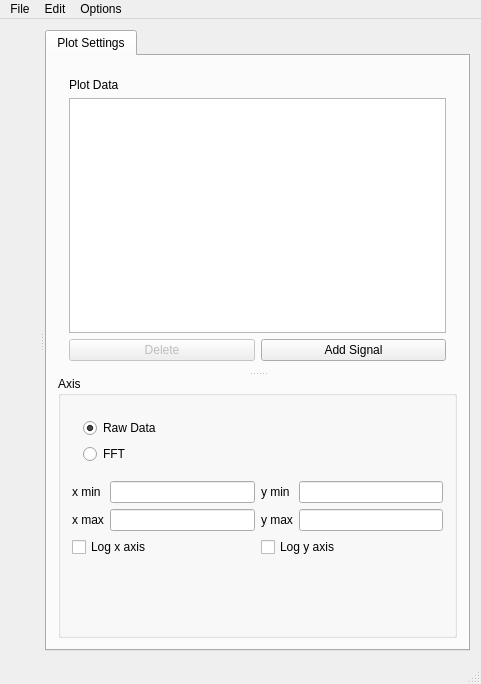
<?xml version="1.0" encoding="UTF-8"?>
<ui version="4.0">
 <class>MainWindow</class>
 <widget class="QMainWindow" name="MainWindow">
  <property name="geometry">
   <rect>
    <x>0</x>
    <y>0</y>
    <width>481</width>
    <height>684</height>
   </rect>
  </property>
  <property name="windowTitle">
   <string>NoiseSpec</string>
  </property>
  <property name="documentMode">
   <bool>false</bool>
  </property>
  <property name="tabShape">
   <enum>QTabWidget::Rounded</enum>
  </property>
  <property name="unifiedTitleAndToolBarOnMac">
   <bool>false</bool>
  </property>
  <widget class="QWidget" name="centralWidget">
   <layout class="QHBoxLayout" name="horizontalLayout">
    <item>
     <widget class="QSplitter" name="MainWindowSplitter">
      <property name="orientation">
       <enum>Qt::Horizontal</enum>
      </property>
      <property name="handleWidth">
       <number>7</number>
      </property>
      <property name="childrenCollapsible">
       <bool>true</bool>
      </property>
      <widget class="QWidget" name="horizontalLayoutWidget">
       <layout class="QHBoxLayout" name="ChartLayout"/>
      </widget>
      <widget class="QTabWidget" name="SettingsTabWidget">
       <property name="minimumSize">
        <size>
         <width>400</width>
         <height>0</height>
        </size>
       </property>
       <property name="baseSize">
        <size>
         <width>400</width>
         <height>0</height>
        </size>
       </property>
       <property name="tabShape">
        <enum>QTabWidget::Rounded</enum>
       </property>
       <property name="currentIndex">
        <number>0</number>
       </property>
       <widget class="QWidget" name="PlotSettingsTab">
        <attribute name="title">
         <string>Plot Settings</string>
        </attribute>
        <layout class="QVBoxLayout" name="verticalLayout_4">
         <item>
          <widget class="QSplitter" name="PlotSettingsSplitter">
           <property name="orientation">
            <enum>Qt::Vertical</enum>
           </property>
           <widget class="QWidget" name="layoutWidget">
            <layout class="QVBoxLayout" name="PlotDataLayout">
             <item>
              <widget class="QLabel" name="PlotDayaLabel">
               <property name="text">
                <string>Plot Data</string>
               </property>
              </widget>
             </item>
             <item>
              <widget class="QTableView" name="DPATable">
               <property name="autoFillBackground">
                <bool>false</bool>
               </property>
               <property name="editTriggers">
                <set>QAbstractItemView::NoEditTriggers</set>
               </property>
               <property name="alternatingRowColors">
                <bool>true</bool>
               </property>
               <property name="selectionMode">
                <enum>QAbstractItemView::SingleSelection</enum>
               </property>
               <property name="selectionBehavior">
                <enum>QAbstractItemView::SelectRows</enum>
               </property>
               <property name="showGrid">
                <bool>true</bool>
               </property>
               <attribute name="horizontalHeaderVisible">
                <bool>true</bool>
               </attribute>
               <attribute name="horizontalHeaderHighlightSections">
                <bool>false</bool>
               </attribute>
               <attribute name="verticalHeaderVisible">
                <bool>false</bool>
               </attribute>
               <attribute name="verticalHeaderHighlightSections">
                <bool>false</bool>
               </attribute>
              </widget>
             </item>
             <item>
              <layout class="QHBoxLayout" name="PlotDataButtonsLayout">
               <item>
                <widget class="QPushButton" name="deleteButton">
                 <property name="enabled">
                  <bool>false</bool>
                 </property>
                 <property name="text">
                  <string>Delete</string>
                 </property>
                 <property name="shortcut">
                  <string>Backspace</string>
                 </property>
                </widget>
               </item>
               <item>
                <widget class="QPushButton" name="AddButton">
                 <property name="text">
                  <string>Add Signal</string>
                 </property>
                </widget>
               </item>
              </layout>
             </item>
            </layout>
           </widget>
           <widget class="QGroupBox" name="PlotAxisGroupBox">
            <property name="title">
             <string>Axis </string>
            </property>
            <layout class="QVBoxLayout" name="verticalLayout">
             <item>
              <widget class="QFrame" name="PlotTypeFrame">
               <property name="frameShape">
                <enum>QFrame::NoFrame</enum>
               </property>
               <property name="frameShadow">
                <enum>QFrame::Plain</enum>
               </property>
               <layout class="QVBoxLayout" name="verticalLayout_2">
                <item>
                 <widget class="QRadioButton" name="RawDataRadio">
                  <property name="text">
                   <string>Raw Data</string>
                  </property>
                  <property name="checked">
                   <bool>true</bool>
                  </property>
                 </widget>
                </item>
                <item>
                 <widget class="QRadioButton" name="FFTRadio">
                  <property name="text">
                   <string>FFT</string>
                  </property>
                 </widget>
                </item>
               </layout>
              </widget>
             </item>
             <item>
              <layout class="QHBoxLayout" name="horizontalLayout_2">
               <item>
                <layout class="QFormLayout" name="xAxisBoundsLayout">
                 <item row="0" column="0">
                  <widget class="QLabel" name="label_6">
                   <property name="text">
                    <string>x min</string>
                   </property>
                  </widget>
                 </item>
                 <item row="0" column="1">
                  <widget class="QLineEdit" name="xMinBox"/>
                 </item>
                 <item row="1" column="0">
                  <widget class="QLabel" name="label_7">
                   <property name="text">
                    <string>x max</string>
                   </property>
                  </widget>
                 </item>
                 <item row="1" column="1">
                  <widget class="QLineEdit" name="xMaxBox"/>
                 </item>
                </layout>
               </item>
               <item>
                <layout class="QFormLayout" name="yAxisBoundsLayout">
                 <item row="0" column="0">
                  <widget class="QLabel" name="label">
                   <property name="text">
                    <string>y min</string>
                   </property>
                  </widget>
                 </item>
                 <item row="0" column="1">
                  <widget class="QLineEdit" name="yMinBox"/>
                 </item>
                 <item row="1" column="0">
                  <widget class="QLabel" name="label_2">
                   <property name="text">
                    <string>y max</string>
                   </property>
                  </widget>
                 </item>
                 <item row="1" column="1">
                  <widget class="QLineEdit" name="yMaxBox"/>
                 </item>
                </layout>
               </item>
              </layout>
             </item>
             <item>
              <layout class="QGridLayout" name="gridLayout">
               <item row="0" column="0">
                <widget class="QCheckBox" name="LogXCheckBox">
                 <property name="text">
                  <string>Log x axis</string>
                 </property>
                </widget>
               </item>
               <item row="0" column="1">
                <widget class="QCheckBox" name="LogYCheckBox">
                 <property name="text">
                  <string>Log y axis</string>
                 </property>
                </widget>
               </item>
              </layout>
             </item>
             <item>
              <spacer name="verticalSpacer">
               <property name="orientation">
                <enum>Qt::Vertical</enum>
               </property>
               <property name="sizeType">
                <enum>QSizePolicy::MinimumExpanding</enum>
               </property>
               <property name="sizeHint" stdset="0">
                <size>
                 <width>20</width>
                 <height>30</height>
                </size>
               </property>
              </spacer>
             </item>
            </layout>
           </widget>
          </widget>
         </item>
        </layout>
       </widget>
      </widget>
     </widget>
    </item>
   </layout>
  </widget>
  <widget class="QMenuBar" name="menuBar">
   <property name="geometry">
    <rect>
     <x>0</x>
     <y>0</y>
     <width>481</width>
     <height>22</height>
    </rect>
   </property>
   <property name="nativeMenuBar">
    <bool>true</bool>
   </property>
   <widget class="QMenu" name="menuFile">
    <property name="title">
     <string>File</string>
    </property>
    <addaction name="actionNew"/>
    <addaction name="actionOpen"/>
    <addaction name="actionSave"/>
    <addaction name="actionExport"/>
    <addaction name="actionPrint"/>
   </widget>
   <widget class="QMenu" name="menuEdit">
    <property name="title">
     <string>Edit</string>
    </property>
   </widget>
   <widget class="QMenu" name="menuOptions">
    <property name="title">
     <string>Options</string>
    </property>
    <widget class="QMenu" name="menuTiming">
     <property name="title">
      <string>Timing</string>
     </property>
     <addaction name="actionManual"/>
     <addaction name="actionAutomatic"/>
    </widget>
    <addaction name="menuTiming"/>
   </widget>
   <addaction name="menuFile"/>
   <addaction name="menuEdit"/>
   <addaction name="menuOptions"/>
  </widget>
  <widget class="QStatusBar" name="statusBar"/>
  <action name="actionOpen">
   <property name="text">
    <string>Open</string>
   </property>
  </action>
  <action name="actionSave">
   <property name="text">
    <string>Save</string>
   </property>
  </action>
  <action name="actionExport">
   <property name="text">
    <string>Export data</string>
   </property>
   <property name="shortcut">
    <string>Ctrl+E</string>
   </property>
  </action>
  <action name="actionPrint">
   <property name="text">
    <string>Print</string>
   </property>
  </action>
  <action name="actionNew">
   <property name="text">
    <string>New</string>
   </property>
  </action>
  <action name="actionManual">
   <property name="checkable">
    <bool>true</bool>
   </property>
   <property name="text">
    <string>Manual</string>
   </property>
  </action>
  <action name="actionAutomatic">
   <property name="checkable">
    <bool>true</bool>
   </property>
   <property name="text">
    <string>Automatic</string>
   </property>
  </action>
 </widget>
 <layoutdefault spacing="6" margin="11"/>
 <tabstops>
  <tabstop>DPATable</tabstop>
  <tabstop>deleteButton</tabstop>
  <tabstop>AddButton</tabstop>
  <tabstop>RawDataRadio</tabstop>
  <tabstop>FFTRadio</tabstop>
  <tabstop>xMinBox</tabstop>
  <tabstop>xMaxBox</tabstop>
  <tabstop>LogXCheckBox</tabstop>
  <tabstop>yMinBox</tabstop>
  <tabstop>yMaxBox</tabstop>
  <tabstop>LogYCheckBox</tabstop>
  <tabstop>SettingsTabWidget</tabstop>
 </tabstops>
 <resources/>
 <connections/>
</ui>
